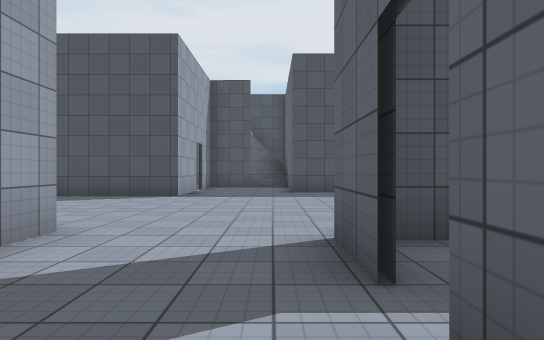
View 1 (above)

16 first-person views from a walk through a scene from a Unity 3-D project. The camera is 1.3 m above the floor, looks level and sees 75° across. The floor is counted in squares, 2 m on a side. Each view is taken from the middle of a square. On the plan, view 1 faces up. The plan holds only what a view shows up to about 10 squares ahead; the rest is blank. The place goes on beyond the plan. The player character is not drawn. Surface patterns are stand-ins for the level's own textures.

View 2
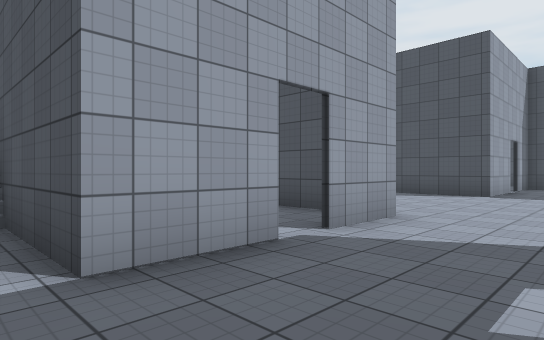

View 3
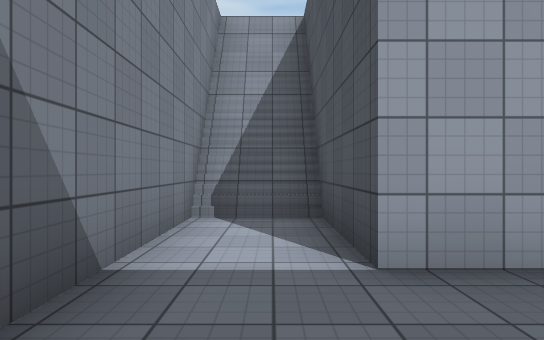

View 4
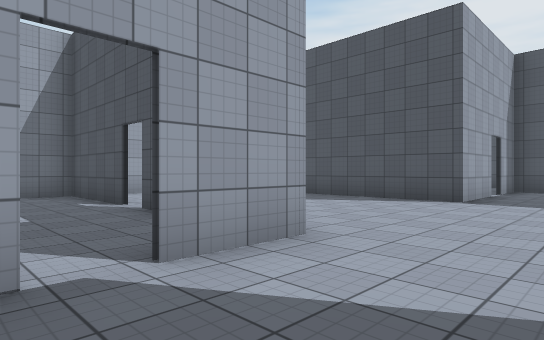

View 5
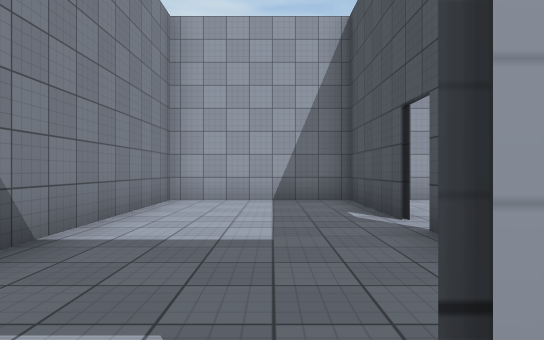

View 6
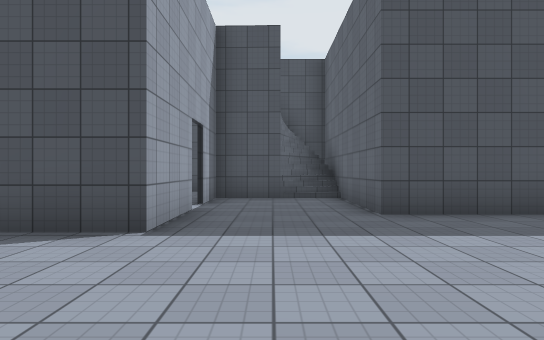

View 7
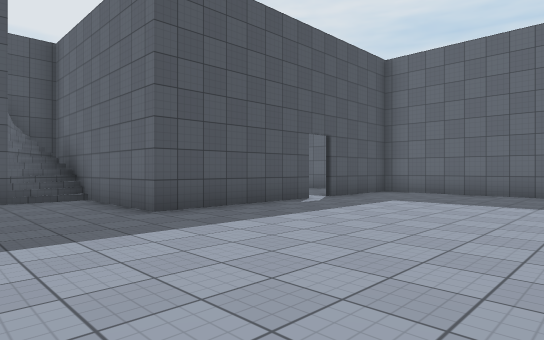

View 8
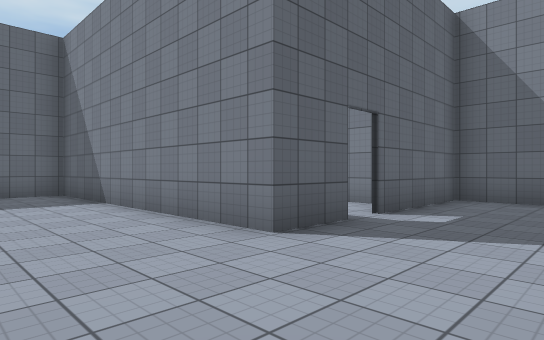

View 9
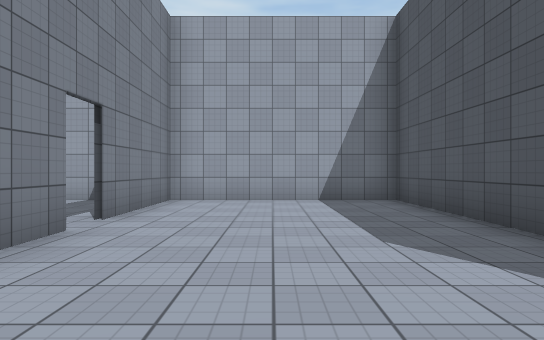

View 10
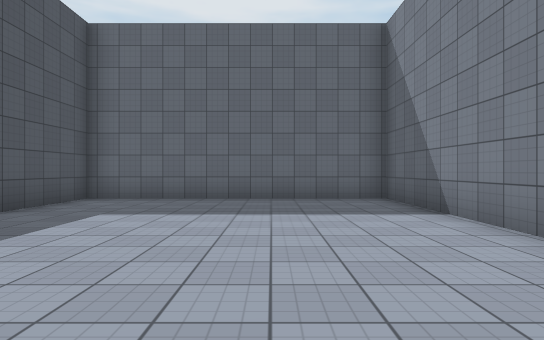

View 11
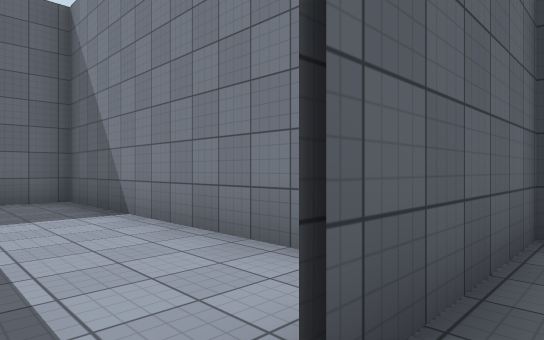

View 12
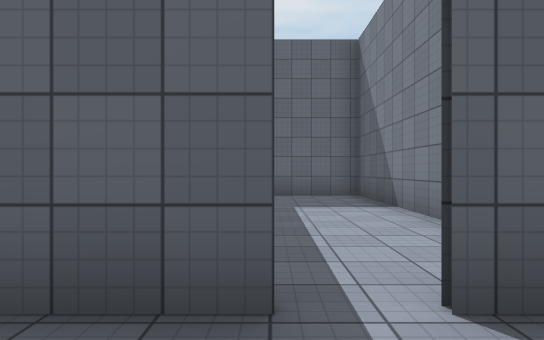

View 13
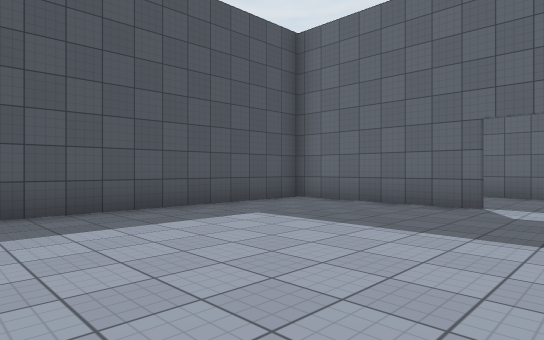

View 14
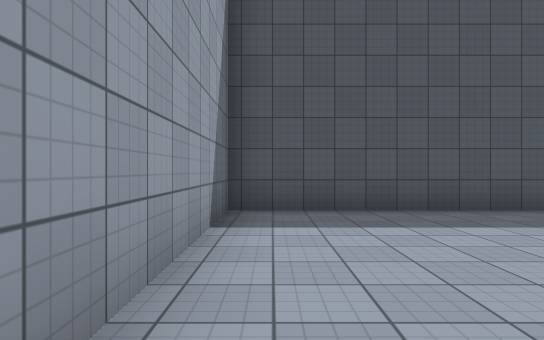

View 15
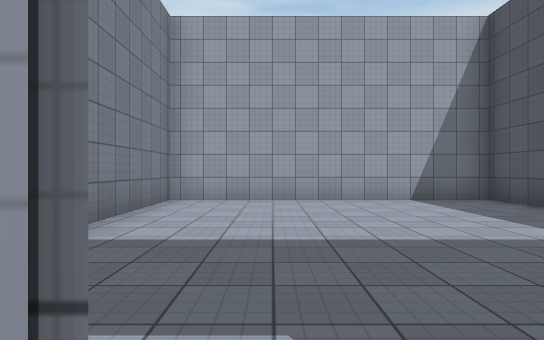

View 16
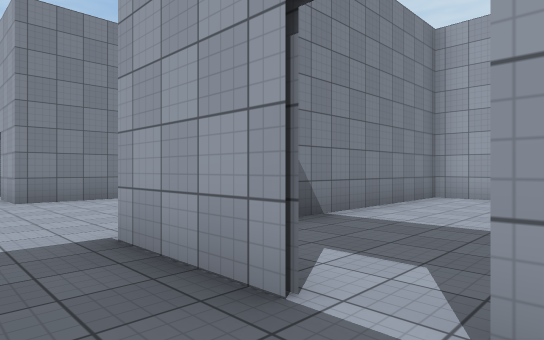

### Floor plan
Key: @ floor where view 1 was taken; # wall or solid block; x gap in a wall; . floor; / step, stairs or slope; = window, fence, low wall or low ledge.
Columns run from 10 left of view 1 to 8 right of it. Each row starts with its distance up from view 1.
 16 ############
 15 #.......# /#
 14 #.......///#
 13 #.......=#/#
 12 #.......#..#
 11 #..........#   ..
 10 #.......#..####.###
  9 #########.........#
  8 #.................#
  7 #.................#
  6 #.................#
  5 #.................#
  4 ####.####.........#
  3 #.......#..########
  2 #..........x......#
  1 #.......#..x......#
  0 #.#######.@########
 -1 ###///.....#
 -2   ##########

Where each view was taken, in squares from view 1:
view 1: 0 up, 0 right, facing up
view 2: 1 down, 0 right, facing up-left
view 3: 1 down, 0 right, facing left
view 4: 1 up, 0 right, facing up-left
view 5: 2 up, 2 left, facing left
view 6: 5 up, 1 left, facing up
view 7: 5 up, 2 left, facing up-right
view 8: 6 up, 2 left, facing down-right
view 9: 6 up, 2 left, facing left
view 10: 6 up, 0 right, facing right
view 11: 2 up, 0 right, facing down-right
view 12: 2 up, 1 left, facing right
view 13: 10 up, 9 left, facing up-right
view 14: 10 up, 9 left, facing up
view 15: 11 up, 2 left, facing left
view 16: 12 up, 1 left, facing down-left
